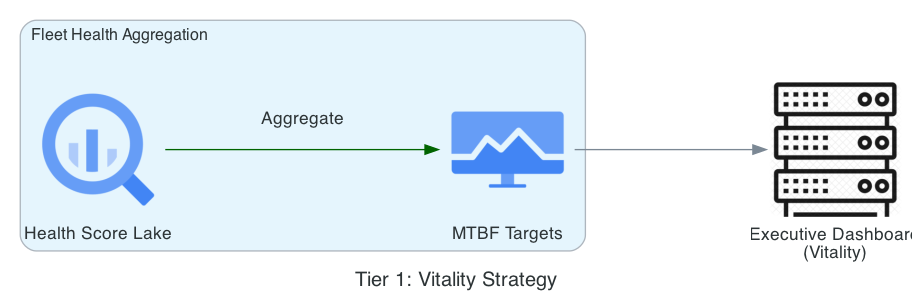

Python code for this plot:
from diagrams import Diagram, Cluster, Edge
from diagrams.gcp.analytics import BigQuery
from diagrams.gcp.operations import Monitoring
from diagrams.generic.compute import Rack

graph_attr = {"pad": "0.1", "nodesep": "1.2", "ranksep": "2.0", "bgcolor": "transparent"}

with Diagram("Tier 1: Vitality Strategy", show=False, filename="asset_tier1_vitality", direction="LR", graph_attr=graph_attr):
    with Cluster("Fleet Health Aggregation"):
        metrics = BigQuery("Health Score Lake")
        targets = Monitoring("MTBF Targets")
    
    executive_view = Rack("Executive Dashboard\n(Vitality)")

    metrics >> Edge(label="Aggregate", color="darkgreen") >> targets >> executive_view
